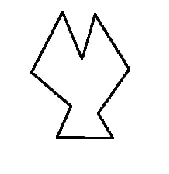
#> input picture project_8/images/shablon.jpg, 169 x 174 px
$ jupyter execute lab8.ipynb
#> lines starting #> are read from the running program, lines starting #| are printed output that depends on the picture; after the words box and inside, x2 and y2 are one past the last pixel; in counts of white or black regions, pixels touching at a corner belong together
[cell 1]
import numpy as np
import cv2
from matplotlib import pyplot as plt

img1 = cv2.imread(r'images/shablon.jpg', 0) # queryImage
#> img1 is the input picture: shape (174, 169); min 0, max 255, mean 244.3
img2 = cv2.imread(r'images/image.jpg', 0) # trainImage
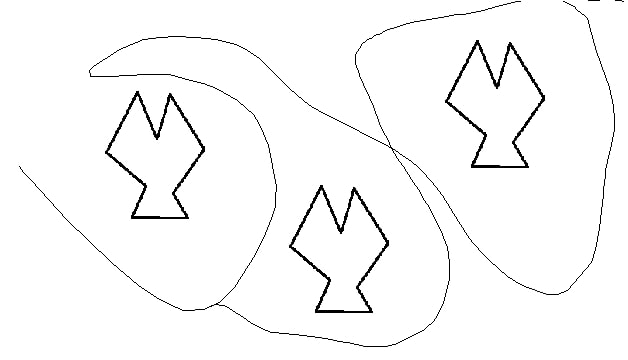
#> input picture project_8/images/image.jpg, 628 x 360 px
#> img2 is the input picture: shape (360, 628); min 0, max 255, mean 248.5
sift = cv2.xfeatures2d.SIFT_create() # Initiate SIFT detector
# find the keypoints and descriptors with SIFT
kp1, des1 = sift.detectAndCompute(img1,None)
#> kp1 = 103 keypoints; strongest (x, y, size): (104, 105, 2.7), (90, 31, 2.5), (82, 56, 4.2), (62, 18, 2)
kp2, des2 = sift.detectAndCompute(img2,None)
#> kp2 = 329 keypoints; strongest (x, y, size): (165, 111, 2.5), (370, 214, 2.7), (157, 136, 4.2), (363, 279, 2.7)
bf = cv2.BFMatcher() # BFMatcher with default params
matches = bf.knnMatch(des1,des2, k=2)
#> matches = 103 matches
# Apply ratio test
good = []
for m,n in matches:
    if m.distance < 0.75*n.distance:
        good.append([m])
#> this loop made 103 passes
#> after the loop, good = 43 matches
# cv2.drawMatchesKnn expects list of lists as matches.
img3 = cv2.drawMatchesKnn(img1,kp1,img2,kp2, matches1to2=good,
outImg=None, flags=2)
plt.imshow(img3),plt.show()

[cell 2]
img = cv2.imread('images/image.jpg')
gray = cv2.cvtColor(img,cv2.COLOR_BGR2GRAY)
gray = np.float32(gray)
dst = cv2.cornerHarris(gray,2,3,0.04)
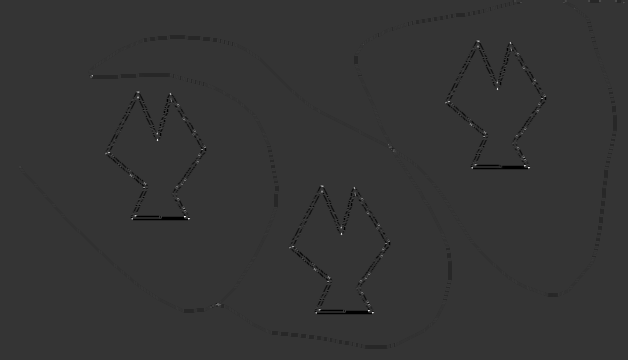
#> dst: shape (360, 628) float32; min -169130016, max 657230912, mean -1345480.2; drawn with min black and max white
#result is dilated for marking the corners, not important
dst = cv2.dilate(dst,None)
# Threshold for an optimal value, it may vary depending on the image.
img[dst>0.01*dst.max()]=[0,0,255]
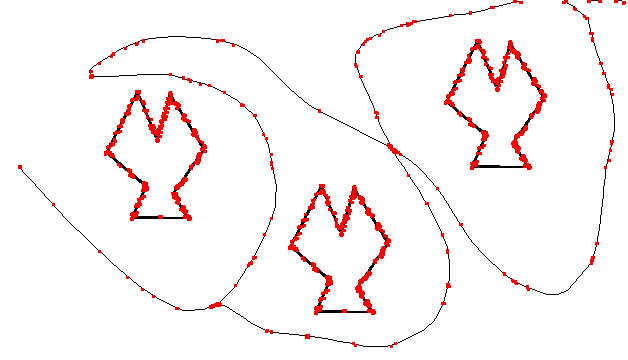
#> img: shape (360, 628, 3); 2.7% of pixels changed, all inside (x1, y1, x2, y2) = (18, 0, 626, 348)
cv2.imwrite('images/image_H.jpg', img)
#> Out = True

[cell 3]
img = cv2.imread('images/image.jpg')
gray = cv2.cvtColor(img,cv2.COLOR_BGR2GRAY)
corners = cv2.goodFeaturesToTrack(gray,25,0.01,10)
#> corners = 25 rows, first 8: [137, 96], [321, 185], [184, 216], [528, 167], [477, 40], [372, 312], [157, 139], [340, 233]
corners = np.int0(corners)
for i in corners:
    x,y = i.ravel()
    cv2.circle(img,(x,y),3,255,-1)
#> this loop made 25 passes
#> (x, y) on passes 1 to 12: (137, 96), (321, 185), (184, 216), (528, 167), (477, 40), (372, 312), (157, 139), (340, 233), (170, 93), (497, 88), (471, 167), (510, 42)
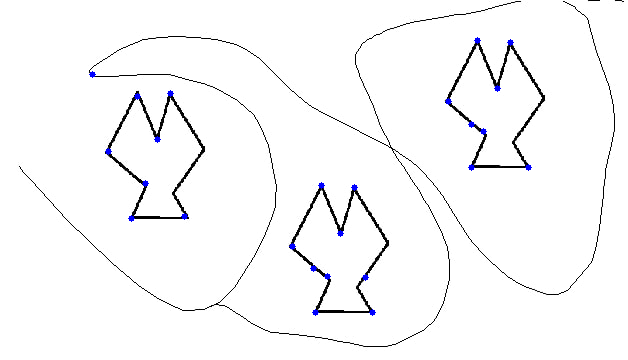
#> img: shape (360, 628, 3); 0.32% of pixels changed, all inside (x1, y1, x2, y2) = (89, 37, 532, 316)

cv2.imwrite('images/image_S.jpg', img)
#> Out = True

[cell 4]
img = cv2.imread('images/image.jpg')
num_rows, num_cols = img.shape[:2]
#> num_rows = 360; num_cols = 628
rotation_matrix = cv2.getRotationMatrix2D((num_cols/2,
num_rows/2), 210, 0.8)
#> rotation_matrix = [[-0.693, -0.4, 603.5], [0.4, -0.693, 179.1]]
img_rotation = cv2.warpAffine(img, rotation_matrix,
(num_cols, num_rows))
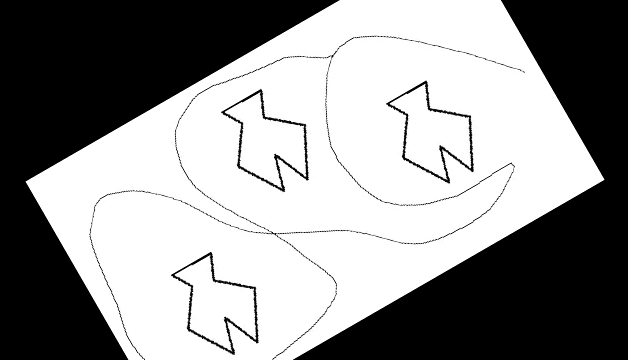
#> img_rotation: shape (360, 628, 3); min 0, max 255, mean 146.3
cv2.imwrite('images/image_b.jpg', img_rotation)

rotation_matrix = cv2.getRotationMatrix2D((num_cols/2,
num_rows/2), 270, 0.75)
#> rotation_matrix = [[-1.38e-16, -0.75, 449], [0.75, -1.38e-16, -55.5]]
img_e = cv2.warpAffine(img, rotation_matrix,
(num_cols, num_rows))
res_e = cv2.resize(img_e, dsize=(942, 540), interpolation=cv2.INTER_CUBIC)
cv2.imwrite('images/image_e.jpg', res_e)
#> Out = True

[cell 5]
res = cv2.resize(img, dsize=(628*2, 360*2), interpolation=cv2.INTER_CUBIC)
cv2.imwrite('images/image_c.jpg', res)
#> Out = True

[cell 6]
img1 = cv2.imread(r'images/shablon.jpg', 0) # queryImage
img2 = cv2.imread(r'images/image_a.jpg', 0) # trainImage
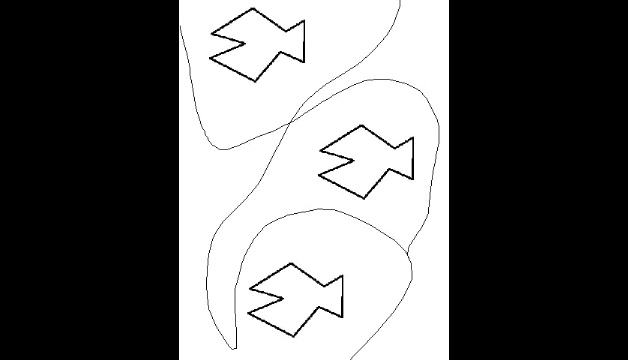
#> input picture project_8/images/image_a.jpg, 628 x 360 px
#> img2 is the input picture: shape (360, 628); min 0, max 255, mean 106.2
sift = cv2.xfeatures2d.SIFT_create() # Initiate SIFT detector
# find the keypoints and descriptors with SIFT
kp1, des1 = sift.detectAndCompute(img1,None)
kp2, des2 = sift.detectAndCompute(img2,None)
#> kp2 = 207 keypoints; strongest (x, y, size): (262, 292, 1.9), (348, 133, 2.1), (281, 298, 3.3), (320, 175, 2.4)
bf = cv2.BFMatcher() # BFMatcher with default params
matches = bf.knnMatch(des1,des2, k=2)
# Apply ratio test
good = []
for m,n in matches:
    if m.distance < 0.75*n.distance:
        good.append([m])
#> after the loop, good = 21 matches
# cv2.drawMatchesKnn expects list of lists as matches.
img3 = cv2.drawMatchesKnn(img1,kp1,img2,kp2, matches1to2=good,
outImg=None, flags=2)
plt.imshow(img3),plt.show()

[cell 7]
img1 = cv2.imread(r'images/shablon.jpg', 0) # queryImage
img2 = cv2.imread(r'images/image_b.jpg', 0) # trainImage
#> img2: shape (360, 628); min 0, max 255, mean 146.2
sift = cv2.xfeatures2d.SIFT_create() # Initiate SIFT detector
# find the keypoints and descriptors with SIFT
kp1, des1 = sift.detectAndCompute(img1,None)
kp2, des2 = sift.detectAndCompute(img2,None)
#> kp2 = 239 keypoints; strongest (x, y, size): (262, 179, 2.2), (276, 157, 3.5), (410, 162, 1.9), (441, 148, 3.4)
bf = cv2.BFMatcher() # BFMatcher with default params
matches = bf.knnMatch(des1,des2, k=2)
# Apply ratio test
good = []
for m,n in matches:
    if m.distance < 0.75*n.distance:
        good.append([m])
#> after the loop, good = 26 matches
# cv2.drawMatchesKnn expects list of lists as matches.
img3 = cv2.drawMatchesKnn(img1,kp1,img2,kp2, matches1to2=good,
outImg=None, flags=2)
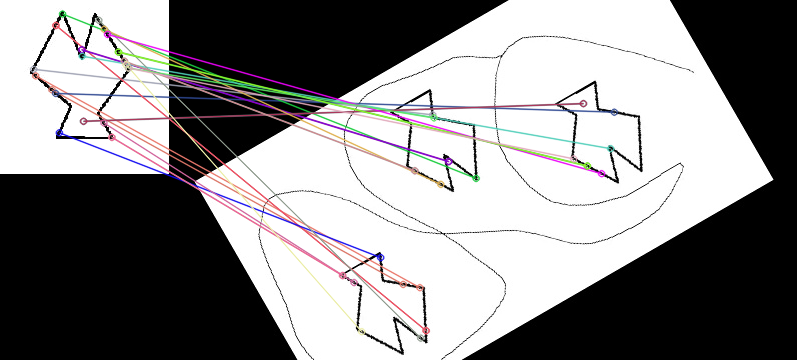
#> img3: shape (360, 797, 3); mean of channels 0, 1, 2 138.9, 138.4, 139.7; drawn as B, G, R
plt.imshow(img3),plt.show()

[cell 8]
img1 = cv2.imread(r'images/shablon.jpg', 0) # queryImage
img2 = cv2.imread(r'images/image_c.jpg', 0) # trainImage
#> img2: shape (720, 1256); min 0, max 255, mean 248.1
sift = cv2.xfeatures2d.SIFT_create() # Initiate SIFT detector
# find the keypoints and descriptors with SIFT
kp1, des1 = sift.detectAndCompute(img1,None)
kp2, des2 = sift.detectAndCompute(img2,None)
#> kp2 = 1390 keypoints; strongest (x, y, size): (1128, 3, 1.9), (1246, 3, 1.9), (314, 272, 8.4), (682, 459, 8.6)
bf = cv2.BFMatcher() # BFMatcher with default params
matches = bf.knnMatch(des1,des2, k=2)
# Apply ratio test
good = []
for m,n in matches:
    if m.distance < 0.75*n.distance:
        good.append([m])
#> after the loop, good = 22 matches
# cv2.drawMatchesKnn expects list of lists as matches.
img3 = cv2.drawMatchesKnn(img1,kp1,img2,kp2, matches1to2=good,
outImg=None, flags=2)
#> img3: shape (720, 1425, 3)
plt.imshow(img3),plt.show()

[cell 9]
img1 = cv2.imread(r'images/shablon.jpg', 0) # queryImage
img2 = cv2.imread(r'images/image_d.jpg', 0) # trainImage
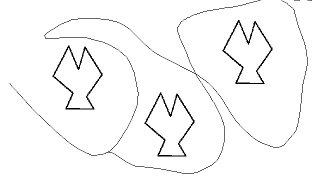
#> input picture project_8/images/image_d.jpg, 314 x 180 px
#> img2 is the input picture: shape (180, 314); min 0, max 255, mean 247.9
sift = cv2.xfeatures2d.SIFT_create() # Initiate SIFT detector
# find the keypoints and descriptors with SIFT
kp1, des1 = sift.detectAndCompute(img1,None)
kp2, des2 = sift.detectAndCompute(img2,None)
#> kp2 = 13 keypoints; strongest (x, y, size): (78, 68, 2), (170, 115, 2), (85, 48, 1.8), (236, 82, 2.1)
bf = cv2.BFMatcher() # BFMatcher with default params
matches = bf.knnMatch(des1,des2, k=2)
# Apply ratio test
good = []
for m,n in matches:
    if m.distance < 0.75*n.distance:
        good.append([m])
#> after the loop, good = 13 matches
# cv2.drawMatchesKnn expects list of lists as matches.
img3 = cv2.drawMatchesKnn(img1,kp1,img2,kp2, matches1to2=good,
outImg=None, flags=2)
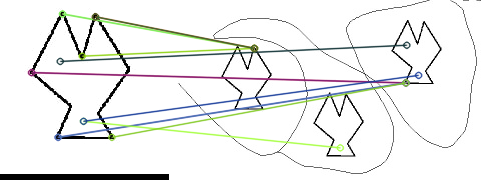
#> img3: shape (180, 483, 3); mean of channels 0, 1, 2 237, 238.2, 237.2; drawn as B, G, R
plt.imshow(img3),plt.show()

[cell 10]
img1 = cv2.imread(r'images/shablon.jpg', 0) # queryImage
img2 = cv2.imread(r'images/image_e.jpg', 0) # trainImage
#> img2: shape (540, 942); min 0, max 255, mean 106.1
sift = cv2.xfeatures2d.SIFT_create() # Initiate SIFT detector
# find the keypoints and descriptors with SIFT
kp1, des1 = sift.detectAndCompute(img1,None)
kp2, des2 = sift.detectAndCompute(img2,None)
#> kp2 = 564 keypoints; strongest (x, y, size): (522, 93, 5), (416, 300, 5.1), (579, 476, 5.2), (463, 278, 3.6)
bf = cv2.BFMatcher() # BFMatcher with default params
matches = bf.knnMatch(des1,des2, k=2)
# Apply ratio test
good = []
for m,n in matches:
    if m.distance < 0.75*n.distance:
        good.append([m])
#> after the loop, good = 30 matches
# cv2.drawMatchesKnn expects list of lists as matches.
img3 = cv2.drawMatchesKnn(img1,kp1,img2,kp2, matches1to2=good,
outImg=None, flags=2)
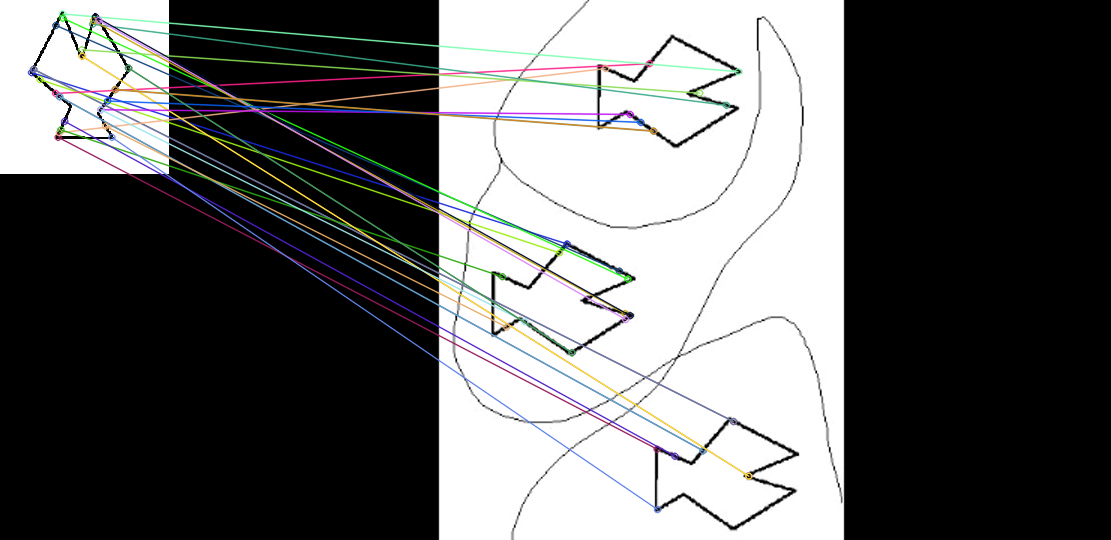
#> img3: shape (540, 1111, 3); mean of channels 0, 1, 2 102.1, 102.2, 101.9; drawn as B, G, R
plt.imshow(img3),plt.show()
